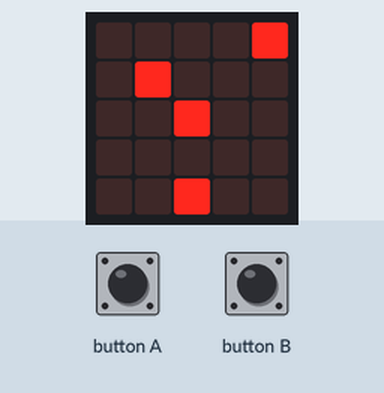
The program below on a simulated Calliope mini (MakeCode). Parts: the board's 5×5 LED display. Inputs (shaded band) come from the test bench. Random numbers come from a fixed seed.

Above: at 1.2 s.
1.3 s: button B pressed for 0.15 s
At 1.74 s:
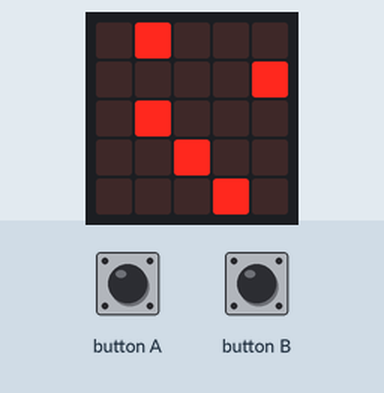
2.0 s: button A pressed for 0.15 s
At 2.66 s:
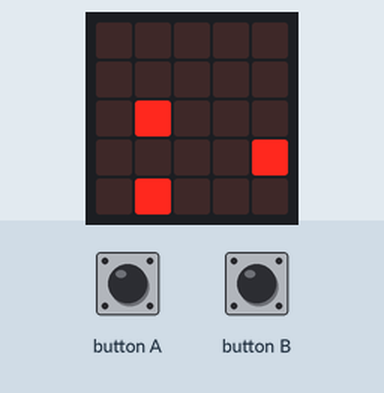
2.7 s: button B pressed for 0.15 s
At 3.19 s:
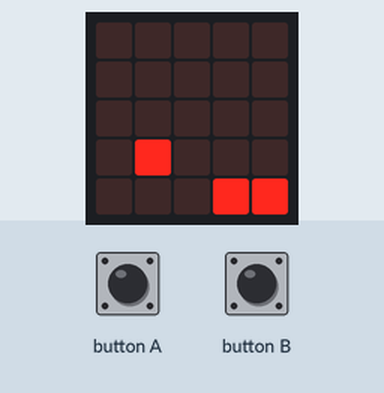
3.4 s: button A pressed for 0.15 s
At 3.73 s:
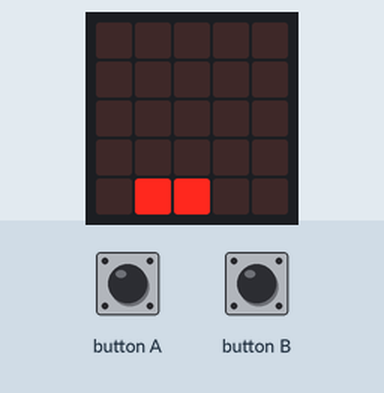
4.1 s: button A pressed for 0.15 s
At 4.63 s:
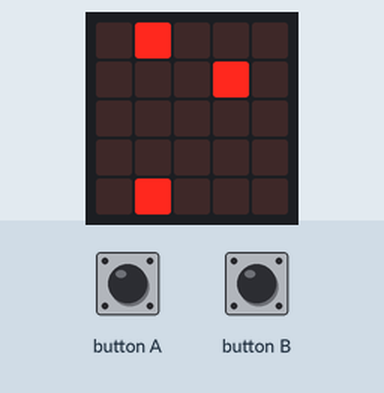
4.8 s: button B pressed for 0.15 s
At 5.57 s:
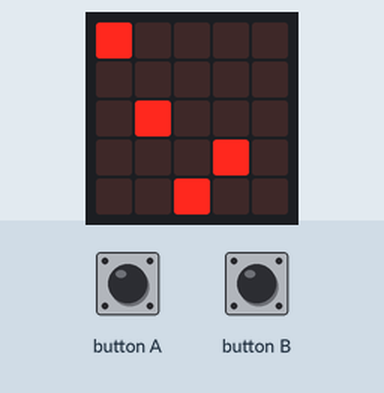
Timing chart, 0 to 7.8 s (numbered marks = the images above; inputs shaded):
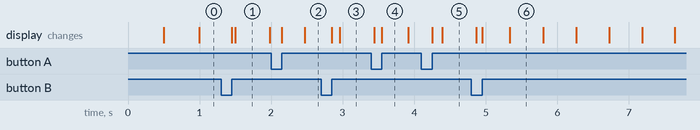

Measured:
- what the display in image 1 shows lasts 0.5 s, from 1.5 s to 2.0 s

The program:

main.ts
```typescript
input.onButtonEvent(Button.A, input.buttonEventClick(), function () {
    if (Position != 0) {
        led.unplot(Position, 4)
        Position += -1
        led.plot(Position, 4)
    }
})
input.onButtonEvent(Button.B, input.buttonEventClick(), function () {
    if (Position != 4) {
        led.unplot(Position, 4)
        Position += 1
        led.plot(Position, 4)
    }
})
let Position = 0
Position = 2
led.plot(Position, 4)
let HindernissZeile0 = 6
let HindernissZeile1 = 6
let HindernissZeile2 = 6
let HindernissZeile3 = 6
let HindernissZeile4 = 6
let Kollision = 0
let Punkte = 0
let Geschwindigkeit = 500
loops.everyInterval(100, function () {
    if (Kollision == 0) {
        led.unplot(HindernissZeile0, 0)
        led.unplot(HindernissZeile1, 1)
        led.unplot(HindernissZeile2, 2)
        led.unplot(HindernissZeile3, 3)
        led.unplot(HindernissZeile4, 4)
        HindernissZeile4 = HindernissZeile3
        HindernissZeile3 = HindernissZeile2
        HindernissZeile2 = HindernissZeile1
        HindernissZeile1 = HindernissZeile0
        HindernissZeile0 = randint(0, 8)
        led.plot(HindernissZeile0, 0)
        led.plot(HindernissZeile1, 1)
        led.plot(HindernissZeile2, 2)
        led.plot(HindernissZeile3, 3)
        led.plot(HindernissZeile4, 4)
        if (Position == HindernissZeile4) {
            Kollision = 1
            music.play(music.tonePlayable(131, music.beat(BeatFraction.Whole)), music.PlaybackMode.UntilDone)
            basic.setLedColors(0xff0000, 0xff0000, 0xff0000)
            basic.showString("Punkte: ")
            basic.showNumber(Punkte)
        }
    }
    basic.pause(Geschwindigkeit)
    Punkte += 1
    Geschwindigkeit += -3
})
```

test.ts
```typescript
// Hier kann man Tests durchführen; diese Datei wird nicht kompiliert, wenn dieses Paket als Erweiterung verwendet wird.
```
